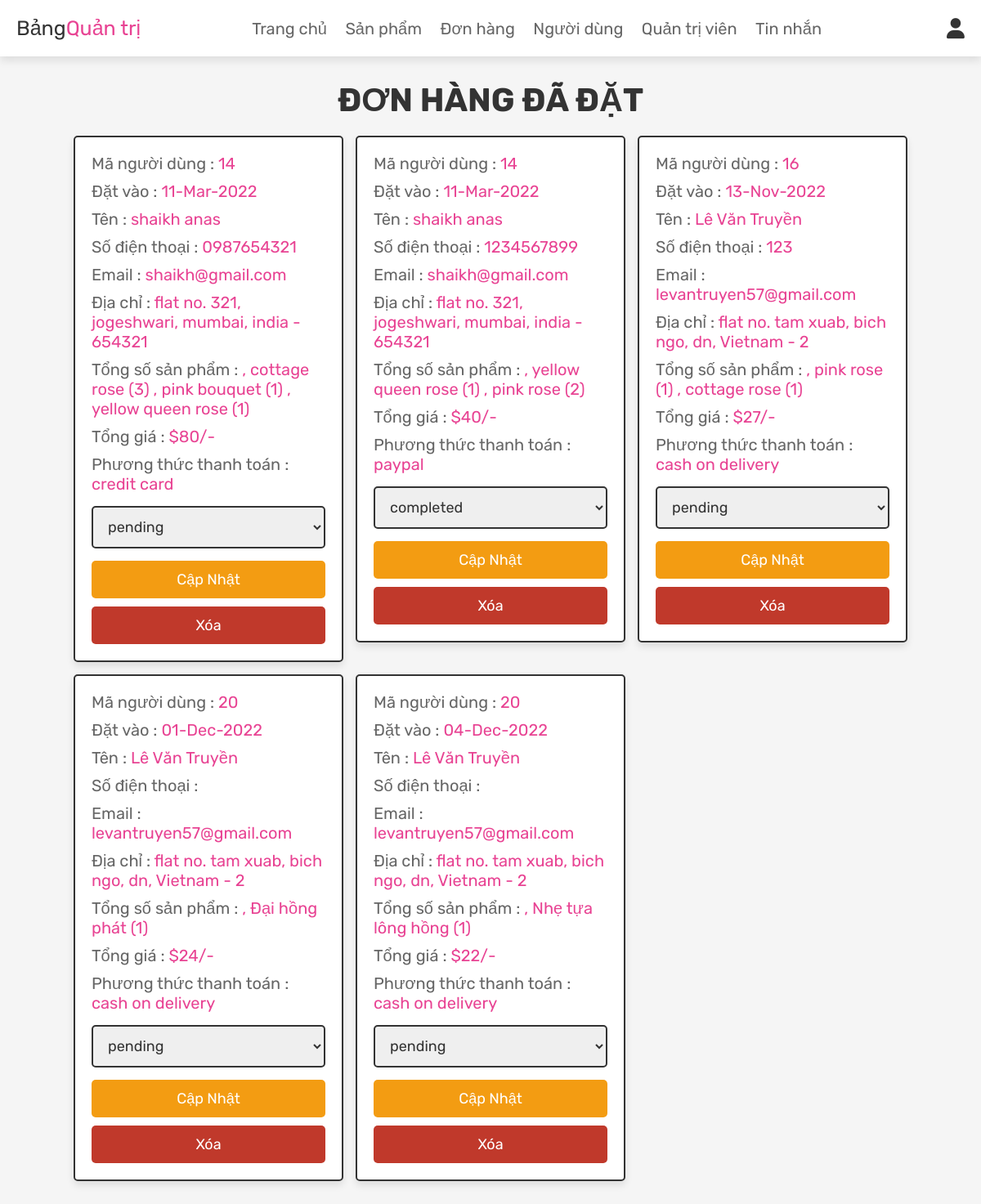
Screenshot of /admin_orders.php (signed in) with the database file from the repository.
### tables this page shows
CREATE TABLE `orders` (
  `id` int(100) NOT NULL,
  `user_id` int(100) NOT NULL,
  `name` varchar(100) NOT NULL,
  `number` varchar(12) NOT NULL,
  `email` varchar(100) NOT NULL,
  `method` varchar(50) NOT NULL,
  `address` varchar(500) NOT NULL,
  `total_products` varchar(1000) NOT NULL,
  `total_price` int(100) NOT NULL,
  `placed_on` varchar(50) NOT NULL,
  `payment_status` varchar(20) NOT NULL DEFAULT 'pending'
);

### admin_orders.php (the view, shortened to what this page needs)
<?php
@include 'config.php';
?>
<!DOCTYPE html>
<html lang="vi">
<head>
   <link rel="stylesheet" href="https://cdnjs.cloudflare.com/ajax/libs/font-awesome/6.0.0/css/all.min.css">
   <link rel="stylesheet" href="css/admin_style.css">
</head>
<body>
<?php @include 'admin_header.php'; ?>
<section class="placed-orders">
   <h1 class="title">Đơn hàng đã đặt</h1>
   <div class="box-container">
      <?php
      $select_orders = mysqli_query($conn, "SELECT * FROM `orders`") or die('query failed');
      if(mysqli_num_rows($select_orders) > 0){
         while($fetch_orders = mysqli_fetch_assoc($select_orders)){
      ?>
      <div class="box">
         <p> Mã người dùng : <span><?php echo $fetch_orders['user_id']; ?></span> </p>
         <p> Đặt vào : <span><?php echo $fetch_orders['placed_on']; ?></span> </p>
         <p> Tên : <span><?php echo $fetch_orders['name']; ?></span> </p>
         <p> Số điện thoại : <span><?php echo $fetch_orders['number']; ?></span> </p>
         <p> Email : <span><?php echo $fetch_orders['email']; ?></span> </p>
         <p> Địa chỉ : <span><?php echo $fetch_orders['address']; ?></span> </p>
         <p> Tổng số sản phẩm : <span><?php echo $fetch_orders['total_products']; ?></span> </p>
         <p> Tổng giá : <span>$<?php echo $fetch_orders['total_price']; ?>/-</span> </p>
         <p> Phương thức thanh toán : <span><?php echo $fetch_orders['method']; ?></span> </p>
         <form action="" method="post">
            <select name="update_payment">
               <option disabled selected><?php echo $fetch_orders['payment_status']; ?></option>
            </select>
            <input type="submit" name="update_order" value="Cập nhật" class="option-btn">
            <a href="admin_orders.php?delete=<?php echo $fetch_orders['id']; ?>" class="delete-btn" onclick="return confirm('Bạn có chắc chắn muốn xóa đơn hàng này?');">Xóa</a>
         </form>
      </div>
      <?php
         }
      }else{
         echo '<p class="empty">Chưa có đơn hàng nào được đặt!</p>';
      }
      ?>
   </div>
</section>
</body>
</html>

### css/admin_style.css (style rules this page uses)
:root { --pink:#e84393; --red:#c0392b; --orange:#f39c12; --black:#333; --white:#fff; --light-color:#666; --light-white:#ccc; --light-bg:#f5f5f5; --border:.2rem solid var(--black); --box-shadow:0 .5rem 1rem rgba(0,0,0,.1); }
* { font-family: 'Rubik', sans-serif; margin:0; padding:0; box-sizing: border-box; outline: none; border:none; text-decoration: none; transition:all .2s linear; }
html { font-size: 62.5%; overflow-x: hidden; scroll-behavior: smooth; scroll-padding-top: 6.5rem; }
body { background: var(--light-bg); }
section { padding:3rem 2rem; }
.title { text-align: center; margin-bottom: 2rem; color:var(--black); text-transform: uppercase; font-size: 4rem; }
.btn, .delete-btn, .option-btn { display: inline-block; border-radius: .5rem; margin-top: 1rem; font-size: 1.8rem; color:var(--white); cursor: pointer; padding:1rem 3rem; text-transform: capitalize; }
.delete-btn { background-color: var(--red); }
.option-btn { background-color: var(--orange); }
.placed-orders .box-container { display: grid; grid-template-columns: repeat(auto-fit, 33rem); gap:1.5rem; align-items: flex-start; max-width: 1200px; margin: 0 auto; justify-content: center; }
.placed-orders .box-container .box { padding:2rem; border:var(--border); background-color: var(--white); box-shadow: var(--box-shadow); border-radius: .5rem; }
.placed-orders .box-container .box p { margin-bottom: 1rem; font-size: 2rem; color:var(--light-color); }
.placed-orders .box-container .box p span { color:var(--pink); }
.placed-orders .box-container .box form { margin-top: 1rem; text-align: center; }
.placed-orders .box-container .box form select { width: 100%; border:var(--border); padding:1.2rem 1.4rem; font-size: 1.8rem; color:var(--black); border:var(--border); border-radius: .5rem; margin:.5rem 0; }
.btn, .delete-btn, .option-btn { display: block; margin-top: 1rem; border-radius: .5rem; cursor: pointer; width: 100%; font-size: 1.8rem; color:var(--white); padding:1.2rem 3rem; text-transform: capitalize; text-align: center; }

### rows the page displays
orders: user "14", placed_on "11-Mar-2022", name "shaikh anas", number "0987654321", email "shaikh@gmail.com", address "flat no. 321, jogeshwari, mumbai, india - 654321", total_products ", cottage rose (3) , pink bouquet (1) , yellow queen rose (1)", total_price "80", method "credit card", update_payment "pending"
orders: user "14", placed_on "11-Mar-2022", name "shaikh anas", number "1234567899", email "shaikh@gmail.com", address "flat no. 321, jogeshwari, mumbai, india - 654321", total_products ", yellow queen rose (1) , pink rose (2)", total_price "40", method "paypal", update_payment "completed"
orders: user "16", placed_on "13-Nov-2022", name "Lê Văn Truyền", number "123", email "levantruyen57@gmail.com", address "flat no. tam xuab, bich ngo, dn, Vietnam - 2", total_products ", pink rose (1) , cottage rose (1)", total_price "27", method "cash on delivery", update_payment "pending"
orders: user "20", placed_on "01-Dec-2022", name "Lê Văn Truyền", email "levantruyen57@gmail.com", address "flat no. tam xuab, bich ngo, dn, Vietnam - 2", total_products ", Đại hồng phát (1)", total_price "24", method "cash on delivery", update_payment "pending"
orders: user "20", placed_on "04-Dec-2022", name "Lê Văn Truyền", email "levantruyen57@gmail.com", address "flat no. tam xuab, bich ngo, dn, Vietnam - 2", total_products ", Nhẹ tựa lông hồng (1)", total_price "22", method "cash on delivery", update_payment "pending"
